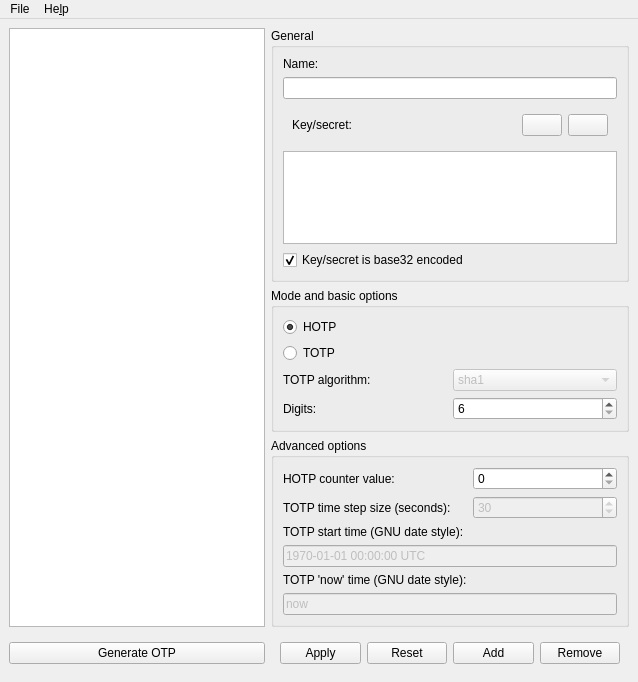
<?xml version="1.0" encoding="UTF-8"?>
<ui version="4.0">
 <class>MainWindow</class>
 <widget class="QMainWindow" name="MainWindow">
  <property name="geometry">
   <rect>
    <x>0</x>
    <y>0</y>
    <width>638</width>
    <height>682</height>
   </rect>
  </property>
  <property name="windowTitle">
   <string>Two Factor Keeper</string>
  </property>
  <property name="windowIcon">
   <iconset theme="changes-prevent">
    <normaloff>.</normaloff>.</iconset>
  </property>
  <widget class="QWidget" name="centralwidget">
   <property name="sizePolicy">
    <sizepolicy hsizetype="MinimumExpanding" vsizetype="Preferred">
     <horstretch>0</horstretch>
     <verstretch>0</verstretch>
    </sizepolicy>
   </property>
   <layout class="QHBoxLayout" name="horizontalLayout">
    <item>
     <layout class="QGridLayout" name="gridLayout">
      <item row="2" column="1">
       <widget class="QGroupBox" name="advanced_groupbox">
        <property name="sizePolicy">
         <sizepolicy hsizetype="Expanding" vsizetype="Preferred">
          <horstretch>0</horstretch>
          <verstretch>0</verstretch>
         </sizepolicy>
        </property>
        <property name="title">
         <string>Advanced options</string>
        </property>
        <layout class="QGridLayout" name="gridLayout_3">
         <item row="8" column="0" colspan="2">
          <widget class="QLineEdit" name="totp_start_time_lineedit">
           <property name="enabled">
            <bool>false</bool>
           </property>
           <property name="text">
            <string>1970-01-01 00:00:00 UTC</string>
           </property>
          </widget>
         </item>
         <item row="5" column="0">
          <widget class="QLabel" name="label_5">
           <property name="text">
            <string>HOTP counter value:</string>
           </property>
          </widget>
         </item>
         <item row="6" column="1">
          <widget class="QSpinBox" name="totp_time_step_spinbox">
           <property name="enabled">
            <bool>false</bool>
           </property>
           <property name="minimum">
            <number>1</number>
           </property>
           <property name="maximum">
            <number>9999</number>
           </property>
           <property name="value">
            <number>30</number>
           </property>
          </widget>
         </item>
         <item row="7" column="0">
          <widget class="QLabel" name="label_7">
           <property name="text">
            <string>TOTP start time (GNU date style):</string>
           </property>
          </widget>
         </item>
         <item row="5" column="1">
          <widget class="QSpinBox" name="hotp_counter_spinbox">
           <property name="enabled">
            <bool>true</bool>
           </property>
          </widget>
         </item>
         <item row="9" column="0">
          <widget class="QLabel" name="label_8">
           <property name="text">
            <string>TOTP 'now' time (GNU date style):</string>
           </property>
          </widget>
         </item>
         <item row="6" column="0">
          <widget class="QLabel" name="label_6">
           <property name="text">
            <string>TOTP time step size (seconds):</string>
           </property>
          </widget>
         </item>
         <item row="10" column="0" colspan="2">
          <widget class="QLineEdit" name="totp_now_lineedit">
           <property name="enabled">
            <bool>false</bool>
           </property>
           <property name="text">
            <string>now</string>
           </property>
          </widget>
         </item>
        </layout>
       </widget>
      </item>
      <item row="0" column="1">
       <widget class="QGroupBox" name="general_groupbox">
        <property name="sizePolicy">
         <sizepolicy hsizetype="Expanding" vsizetype="Preferred">
          <horstretch>0</horstretch>
          <verstretch>0</verstretch>
         </sizepolicy>
        </property>
        <property name="title">
         <string>General</string>
        </property>
        <layout class="QGridLayout" name="gridLayout_4">
         <item row="1" column="0">
          <widget class="QLineEdit" name="name_lineedit">
           <property name="sizePolicy">
            <sizepolicy hsizetype="Expanding" vsizetype="Fixed">
             <horstretch>0</horstretch>
             <verstretch>0</verstretch>
            </sizepolicy>
           </property>
          </widget>
         </item>
         <item row="0" column="0">
          <widget class="QLabel" name="label_2">
           <property name="text">
            <string>Name:</string>
           </property>
          </widget>
         </item>
         <item row="7" column="0">
          <widget class="QCheckBox" name="base32_encoded_checkbox">
           <property name="text">
            <string>Key/secret is base32 encoded</string>
           </property>
           <property name="checked">
            <bool>true</bool>
           </property>
          </widget>
         </item>
         <item row="5" column="0">
          <widget class="QWidget" name="widget_2" native="true">
           <layout class="QHBoxLayout" name="horizontalLayout_4">
            <item>
             <widget class="QLabel" name="label_3">
              <property name="text">
               <string>Key/secret:</string>
              </property>
             </widget>
            </item>
            <item>
             <spacer name="horizontalSpacer">
              <property name="orientation">
               <enum>Qt::Horizontal</enum>
              </property>
              <property name="sizeHint" stdset="0">
               <size>
                <width>40</width>
                <height>20</height>
               </size>
              </property>
             </spacer>
            </item>
            <item>
             <widget class="QPushButton" name="encrypt_pushbutton">
              <property name="text">
               <string/>
              </property>
              <property name="icon">
               <iconset theme="changes-allow">
                <normaloff>.</normaloff>.</iconset>
              </property>
             </widget>
            </item>
            <item>
             <widget class="QPushButton" name="clear_key_pushbutton">
              <property name="text">
               <string/>
              </property>
              <property name="icon">
               <iconset theme="edit-clear">
                <normaloff>.</normaloff>.</iconset>
              </property>
             </widget>
            </item>
           </layout>
          </widget>
         </item>
         <item row="6" column="0">
          <widget class="QPlainTextEdit" name="key_plaintextedit"/>
         </item>
        </layout>
       </widget>
      </item>
      <item row="0" column="0" rowspan="3">
       <widget class="QListWidget" name="otp_list">
        <property name="sizePolicy">
         <sizepolicy hsizetype="Preferred" vsizetype="Expanding">
          <horstretch>0</horstretch>
          <verstretch>0</verstretch>
         </sizepolicy>
        </property>
        <property name="minimumSize">
         <size>
          <width>0</width>
          <height>0</height>
         </size>
        </property>
       </widget>
      </item>
      <item row="1" column="1">
       <widget class="QGroupBox" name="mode_groupbox">
        <property name="sizePolicy">
         <sizepolicy hsizetype="Expanding" vsizetype="Preferred">
          <horstretch>0</horstretch>
          <verstretch>0</verstretch>
         </sizepolicy>
        </property>
        <property name="minimumSize">
         <size>
          <width>200</width>
          <height>0</height>
         </size>
        </property>
        <property name="title">
         <string>Mode and basic options</string>
        </property>
        <layout class="QGridLayout" name="gridLayout_2">
         <item row="2" column="0">
          <widget class="QLabel" name="label">
           <property name="text">
            <string>TOTP algorithm:</string>
           </property>
           <property name="buddy">
            <cstring>totp_algo_combobox</cstring>
           </property>
          </widget>
         </item>
         <item row="1" column="0">
          <widget class="QRadioButton" name="totp_radiobutton">
           <property name="text">
            <string>TOTP</string>
           </property>
          </widget>
         </item>
         <item row="0" column="0">
          <widget class="QRadioButton" name="htop_radiobutton">
           <property name="text">
            <string>HOTP</string>
           </property>
           <property name="checked">
            <bool>true</bool>
           </property>
          </widget>
         </item>
         <item row="2" column="1">
          <widget class="QComboBox" name="totp_algo_combobox">
           <property name="enabled">
            <bool>false</bool>
           </property>
           <item>
            <property name="text">
             <string>sha1</string>
            </property>
           </item>
           <item>
            <property name="text">
             <string>sha256</string>
            </property>
           </item>
           <item>
            <property name="text">
             <string>sha512</string>
            </property>
           </item>
          </widget>
         </item>
         <item row="3" column="1">
          <widget class="QSpinBox" name="digits_spinbox">
           <property name="minimum">
            <number>6</number>
           </property>
           <property name="maximum">
            <number>8</number>
           </property>
           <property name="value">
            <number>6</number>
           </property>
          </widget>
         </item>
         <item row="3" column="0">
          <widget class="QLabel" name="label_4">
           <property name="text">
            <string>Digits:</string>
           </property>
           <property name="buddy">
            <cstring>digits_spinbox</cstring>
           </property>
          </widget>
         </item>
        </layout>
       </widget>
      </item>
      <item row="3" column="1">
       <widget class="QWidget" name="widget" native="true">
        <layout class="QHBoxLayout" name="horizontalLayout_3">
         <item>
          <widget class="QPushButton" name="apply_pushbutton">
           <property name="text">
            <string>Apply</string>
           </property>
           <property name="icon">
            <iconset theme="document-save">
             <normaloff>.</normaloff>.</iconset>
           </property>
          </widget>
         </item>
         <item>
          <widget class="QPushButton" name="reset_pushbutton">
           <property name="text">
            <string>Reset</string>
           </property>
           <property name="icon">
            <iconset theme="gtk-refresh">
             <normaloff>.</normaloff>.</iconset>
           </property>
          </widget>
         </item>
         <item>
          <widget class="QPushButton" name="add_pushbutton">
           <property name="text">
            <string>Add</string>
           </property>
           <property name="icon">
            <iconset theme="list-add">
             <normaloff>.</normaloff>.</iconset>
           </property>
          </widget>
         </item>
         <item>
          <widget class="QPushButton" name="remove_pushbutton">
           <property name="text">
            <string>Remove</string>
           </property>
           <property name="icon">
            <iconset theme="list-remove">
             <normaloff>.</normaloff>.</iconset>
           </property>
          </widget>
         </item>
        </layout>
       </widget>
      </item>
      <item row="3" column="0">
       <widget class="QPushButton" name="generate_otp_pushbutton">
        <property name="text">
         <string>Generate OTP</string>
        </property>
        <property name="icon">
         <iconset theme="dialog-password">
          <normaloff>.</normaloff>.</iconset>
        </property>
       </widget>
      </item>
     </layout>
    </item>
   </layout>
  </widget>
  <widget class="QMenuBar" name="menubar">
   <property name="geometry">
    <rect>
     <x>0</x>
     <y>0</y>
     <width>638</width>
     <height>18</height>
    </rect>
   </property>
   <widget class="QMenu" name="menuHelp">
    <property name="title">
     <string>He&amp;lp</string>
    </property>
    <addaction name="actionAbout"/>
   </widget>
   <widget class="QMenu" name="menuFile">
    <property name="title">
     <string>File</string>
    </property>
    <addaction name="actionExit"/>
   </widget>
   <addaction name="menuFile"/>
   <addaction name="menuHelp"/>
  </widget>
  <action name="actionAbout">
   <property name="text">
    <string>&amp;About</string>
   </property>
  </action>
  <action name="actionExit">
   <property name="text">
    <string>&amp;Quit</string>
   </property>
  </action>
  <action name="actionSettings">
   <property name="text">
    <string>Settings</string>
   </property>
  </action>
 </widget>
 <resources/>
 <connections>
  <connection>
   <sender>htop_radiobutton</sender>
   <signal>toggled(bool)</signal>
   <receiver>hotp_counter_spinbox</receiver>
   <slot>setEnabled(bool)</slot>
   <hints>
    <hint type="sourcelabel">
     <x>222</x>
     <y>328</y>
    </hint>
    <hint type="destinationlabel">
     <x>427</x>
     <y>478</y>
    </hint>
   </hints>
  </connection>
  <connection>
   <sender>totp_radiobutton</sender>
   <signal>toggled(bool)</signal>
   <receiver>totp_algo_combobox</receiver>
   <slot>setEnabled(bool)</slot>
   <hints>
    <hint type="sourcelabel">
     <x>250</x>
     <y>347</y>
    </hint>
    <hint type="destinationlabel">
     <x>488</x>
     <y>379</y>
    </hint>
   </hints>
  </connection>
  <connection>
   <sender>totp_radiobutton</sender>
   <signal>toggled(bool)</signal>
   <receiver>totp_start_time_lineedit</receiver>
   <slot>setEnabled(bool)</slot>
   <hints>
    <hint type="sourcelabel">
     <x>249</x>
     <y>352</y>
    </hint>
    <hint type="destinationlabel">
     <x>291</x>
     <y>549</y>
    </hint>
   </hints>
  </connection>
  <connection>
   <sender>totp_radiobutton</sender>
   <signal>toggled(bool)</signal>
   <receiver>totp_now_lineedit</receiver>
   <slot>setEnabled(bool)</slot>
   <hints>
    <hint type="sourcelabel">
     <x>235</x>
     <y>355</y>
    </hint>
    <hint type="destinationlabel">
     <x>230</x>
     <y>602</y>
    </hint>
   </hints>
  </connection>
  <connection>
   <sender>totp_radiobutton</sender>
   <signal>toggled(bool)</signal>
   <receiver>totp_time_step_spinbox</receiver>
   <slot>setEnabled(bool)</slot>
   <hints>
    <hint type="sourcelabel">
     <x>265</x>
     <y>355</y>
    </hint>
    <hint type="destinationlabel">
     <x>422</x>
     <y>517</y>
    </hint>
   </hints>
  </connection>
 </connections>
</ui>
